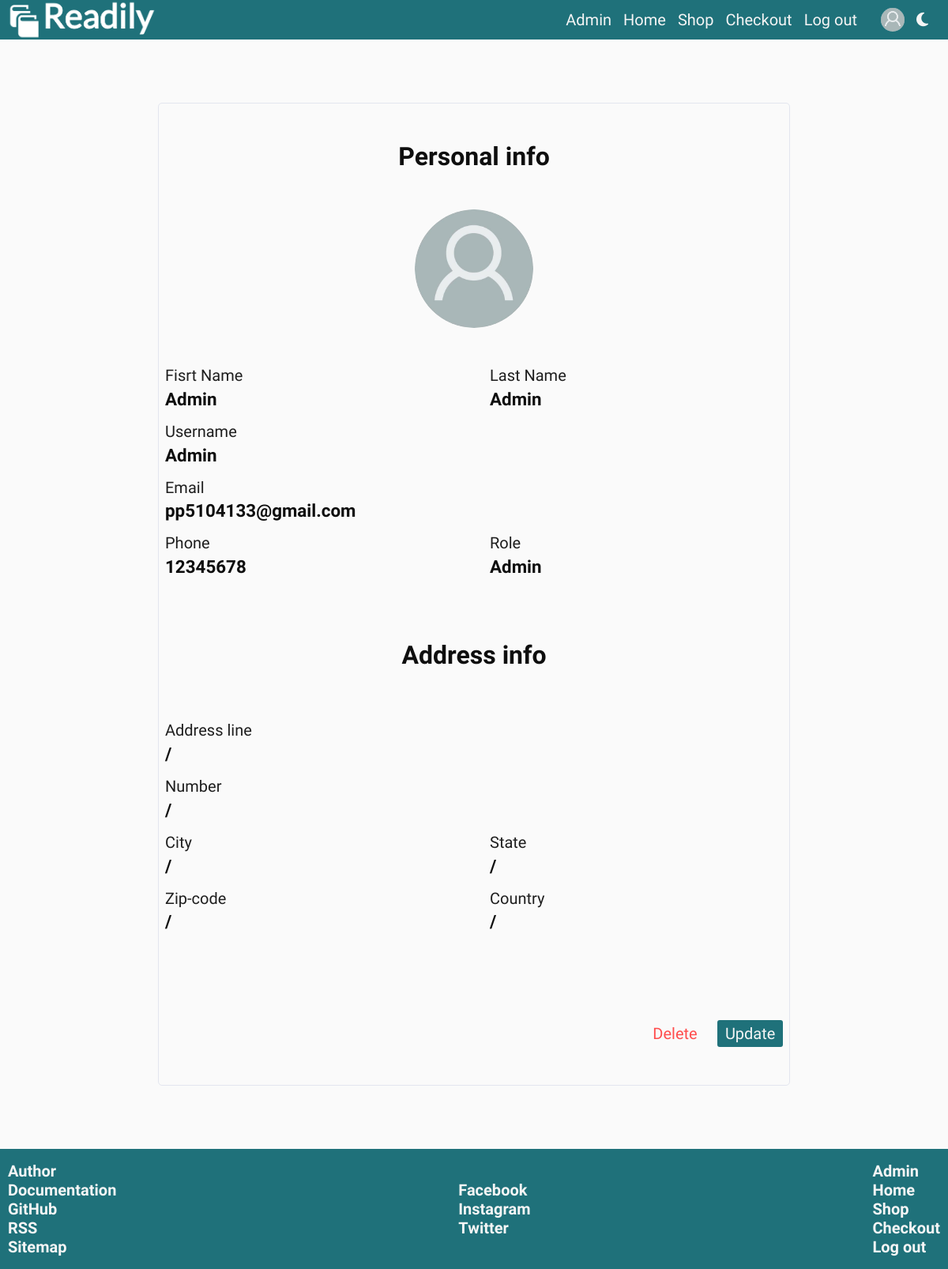
The page /index.php?page=user-profile (signed in) on the database its author committed.
### tables this page shows
CREATE TABLE `link` (
  `id` int(2) NOT NULL,
  `name` varchar(20) NOT NULL,
  `href` varchar(50) NOT NULL,
  `appearance` int(2) NOT NULL,
  `id_target` int(2) NOT NULL,
  `id_link_type` int(2) NOT NULL
);

CREATE TABLE `user` (
  `id` int(10) NOT NULL,
  `first_name` varchar(50) NOT NULL,
  `last_name` varchar(50) NOT NULL,
  `username` varchar(50) NOT NULL,
  `email` varchar(50) NOT NULL,
  `password` varchar(50) NOT NULL,
  `phone` varchar(20) NOT NULL,
  `status` tinyint(1) NOT NULL DEFAULT 0,
  `token` varchar(50) NOT NULL,
  `is_active` tinyint(1) NOT NULL DEFAULT 1,
  `is_banned` tinyint(1) NOT NULL DEFAULT 0,
  `banned_at` timestamp NULL DEFAULT NULL,
  `created_at` timestamp NOT NULL DEFAULT current_timestamp(),
  `updated_at` timestamp NULL DEFAULT NULL,
  `deleted_at` timestamp NULL DEFAULT NULL,
  `address_id` int(3) DEFAULT NULL,
  `role_id` int(2) NOT NULL
);

CREATE TABLE `role` (
  `id` int(2) NOT NULL,
  `name` varchar(15) NOT NULL,
  `created_at` timestamp NOT NULL DEFAULT current_timestamp()
);

### models/header/functions.php (called while the page is built)
<?php
require_once "config/connection.php";
function headerLinks($userRole){
    global $conn;
    $query = "SELECT l.name, l.href FROM link as l
    INNER JOIN link_position as lp ON lp.link_id = l.id
    INNER JOIN position as p ON p.id = lp.position_id
    INNER JOIN link_role as lr ON lr.link_id = l.id
    INNER JOIN role as r ON r.id = lr.role_id
    WHERE p.name = 'header' AND r.name = :role
    ORDER BY l.appearance ASC";
    $statement = $conn->prepare($query);
    $statement->bindParam(":role",$userRole);
    $statement->execute();
    $links = $statement->fetchAll();
    return $links;
}
?>

### models/user/functions.php (called while the page is built, shortened)
<?php
function getUserInformation($userId){
    global $conn;
    $query =
    'SELECT user.id AS id, user.first_name AS first_name, user.last_name AS last_name, user.username AS username,
    user.email AS email, user.phone AS phone,avatar.id AS avatar_id, avatar.src AS avatar_src,role.id AS role_id, role.name AS role_name,
    biography.biography_text AS biography_text, address.address_line AS address_line,
    address.address_number AS address_number, address.city AS city, address.state AS state,
    address.zip_code AS zip_code, address.country AS country
    FROM user JOIN role ON user.role_id = role.id LEFT JOIN avatar ON avatar.user_id = user.id
    LEFT JOIN biography ON user.id = biography.user_id LEFT JOIN address ON address.id = user.address_id
    WHERE user.id = :user_id';
    $statement = $conn->prepare($query);
    $statement->bindParam(':user_id',$userId);
    $statement->execute();
    $result = $statement->fetch(PDO::FETCH_OBJ);
    return $result;
}
?>

### models/footer/functions.php (called while the page is built)
<?php
function allLinks($userRole){
    global $conn;
    $query = "SELECT l.name, l.href, lt.name AS 'target', ltype.name AS 'type', l.appearance FROM link as l
    INNER JOIN link_position as lp ON lp.link_id = l.id
    INNER JOIN position as p ON p.id = lp.position_id
    INNER JOIN link_role as lr ON lr.link_id = l.id
    INNER JOIN role as r ON r.id = lr.role_id
    INNER JOIN link_target as lt ON l.id_target = lt.id
    INNER JOIN link_type as ltype ON ltype.id = l.id_link_type
    WHERE p.name = 'footer' AND r.name = :role
    ORDER BY l.appearance ASC;";
    $statement = $conn->prepare($query);
    $statement->bindParam(":role",$userRole);
    $statement->execute();
    $links = $statement->fetchAll();
    $documentsLinks = array();
    $pageLinks = array();
    $socialMediaLinks = array();
    foreach($links as $link){
        if($link['type'] == 'document'){
            $documentsLinks[] = $link;
        }else if($link['type'] == 'link'){
            $pageLinks[] = $link;
        }else if($link['type'] == 'social media'){
            $socialMediaLinks[] = $link;
        }
    }
    $allLinks = new stdClass();
    $allLinks->documentsLinks = $documentsLinks;
    $allLinks->pageLinks = $pageLinks;
    $allLinks->socialMediaLinks = $socialMediaLinks;
    return $allLinks;
}
?>

### views/pages/user-profile.php (the view, shortened to what this page needs)
<?php
    require_once "models/global/functions.php";
    require_once "models/user/functions.php";
    $userId = $_SESSION['userId'];
    try{
        $userInformationObj = getUserInformation($userId);
    }catch(PDOException $ex){
        http_response_code(500);
        $errorMessageArray[] = 'Server error: ' . $ex->getMessage();
        echo json_encode($errorMessageArray);
    }
    $firstName = $userInformationObj->first_name;
    $lastName = $userInformationObj->last_name;
    $username = $userInformationObj->username;
    $email = $userInformationObj->email;
    $phone = $userInformationObj->phone;
    $roleName = $userInformationObj->role_name;
    $addressLine = isset($userInformationObj->address_line) ? $userInformationObj->address_line : '/';
    $addressNumber =isset($userInformationObj->address_number) ? $userInformationObj->address_number : '/';
    $city =isset($userInformationObj->city) ? $userInformationObj->city : '/';
    $state =isset($userInformationObj->state) ? $userInformationObj->state : '/';
    $zipCode =isset($userInformationObj->zip_code) ? $userInformationObj->zip_code : '/';
    $country =isset($userInformationObj->country) ? $userInformationObj->country : '/';
    $avatarSrc = isset($userInformationObj->avatar_src) ? $userInformationObj->avatar_src : 'default-avatar.jpg' ;
?>
</head>
<body>
<section id="user-profile-section">
    <div id="user-data" class="sign-up-container">
        <h2>Personal info</h2>
        <div id="user-avatar-placeholder-js" class="user-avatar-placeholder">
            <img src="assets/images/avatars/<?=$avatarSrc ?>" alt="user avatar">
        </div>
        <div class="info-container-grid personal-info-container-grid">
            <p  class="input-title first-name-title">Fisrt Name</p>
            <p  class="first-name-input user-information" ><?=$firstName ?></p>
            <p class="input-title last-name-title">Last Name</p>
            <p class="last-name-input user-information"><?=$lastName ?></p>
            <p class="input-title username-title">Username</p>
            <p class="username-input user-information"><?=$username ?></p>
            <p class="input-title email-title">Email</p>
            <p class="email-input user-information"><?=$email ?></p>
            <p class="input-title phone-title">Phone</p>
            <p class="phone-input user-information"><?=$phone ?></p>
            <p class="input-title role-title">Role</p>
            <p class="role-input user-information"><?=ucfirst($roleName) ?></p>
        </div>
        <h2>Address info</h2>
        <div  class="info-container-grid address-info-container-grid">
            <p  class="input-title address-line-title">Address line</p>
            <p  class="address-line-input user-information" ><?=$addressLine ?></p>
            <p  class="input-title number-title">Number</p>
            <p  class="number-input user-information"><?=$addressNumber ?></p>
            <p  class="input-title city-title">City</p>
            <p  class="city-input user-information" ><?=$city ?></p>
            <p  class="input-title state-title">State</p>
            <p  class="state-input user-information" ><?=$state ?></p>
            <p  class="input-title zip-code-title">Zip-code</p>
            <p  class="zip-code-input user-information"><?=$zipCode ?></p>
            <p class="input-title country-title">Country</p>
            <p class="user-information country-input" ><?=$country ?></p>
        </div>
        <div class="server-messages success-server-messages">
        </div>
        <div class="button-option-container">
        <input type="button" class="danger-option" id="delete-account-button" value="Delete">
        <input type="button" class="safe-option" id="update-account-button" value="Update">
        </div>
    </div>
</section>

### views/fixed/header.php (shortened to what this page needs)
<?php
    require_once "models/header/functions.php";
    require_once "models/global/functions.php";
    $role = 'unauthorised';
    if(isset($_SESSION['userRoleName'])){
        $role = $_SESSION['userRoleName'];
        $avatar_src = isset($_SESSION['userAvatarSrc']) ? $_SESSION['userAvatarSrc'] : 'default-avatar.jpg';
    }
    $links = headerLinks($role);
    $page = isset($_GET['page']) ? $_GET['page'] : "home";
?>
<header>
    <div id="header" class="wrapper">
        <a href="index.php?page=home">
            <img src="assets/images/logo.png" alt="logo" />
        </a>
        <ul id="header-navigation">
            <?php foreach($links as $link):?>
                <li><a href="index.php?page=<?=$link['href'] ?>"
                <?php if($page == $link['href'])echo('id="active-link"'); ?>><?=$link['name']?></a></li>
            <?php endforeach?>
        </ul>
        <div id="icons-container">
            <?php if(isset($_SESSION['userId'])){
                echo '
                <div>
                <a href="index.php?page=user-profile">
                    <img src="assets/images/avatars/' . $avatar_src . '" alt="user avatar">
                </a>
                </div>
                ';}
            ?>
            <i class="fa-solid fa-moon" id="dark-mode-icon" style="display: none;"></i>
        </div>
    </div>
</header>

### views/fixed/footer.php (shortened to what this page needs)
<?php
    require_once "models/footer/functions.php";
    $role = 'unauthorised';
    if(isset($_SESSION['userRoleName'])){
        $role = $_SESSION['userRoleName'];
    }
    $allLinks = allLinks($role);
?>
<footer>
    <div id="footer" class="wrapper">
        <ul id="docements-links">
            <?php foreach($allLinks->documentsLinks as $link):?>
                <li><a href="<?=$link['href'] ?>"
                target="<?=$link['target'] ?>"><?=$link['name']?></a></li>
            <?php endforeach?>
        </ul>
        <ul id="social-media-links">
            <?php foreach($allLinks->socialMediaLinks as $link):?>
                <li><a href="<?=$link['href'] ?>"
                target="_blank"><?=$link['name']?></a></li>
            <?php endforeach?>
        </ul>
        <ul id="pages-links">
            <?php foreach($allLinks->pageLinks as $link):?>
                <li><a href="index.php?page=<?=$link['href'] ?>"><?=$link['name']?></a></li>
            <?php endforeach?>
        </ul>
    </div>
</footer>
</body>

### rows shown on the page
link: name "Admin"
link: name "Home"
link: name "Shop"
link: name "Checkout"
link: name "Log out"
user: first_name "Admin", last_name "Admin", username "Admin", email "pp5104133@gmail.com", phone "12345678", role.name "Admin"
link: name "Author"
link: name "Documentation"
link: name "GitHub"
link: name "RSS"
link: name "Sitemap"
link: name "Facebook"
link: name "Instagram"
link: name "Twitter"

### other values the page prints
$addressLine "/"
$addressNumber "/"
$city "/"
$state "/"
$zipCode "/"
$country "/"
